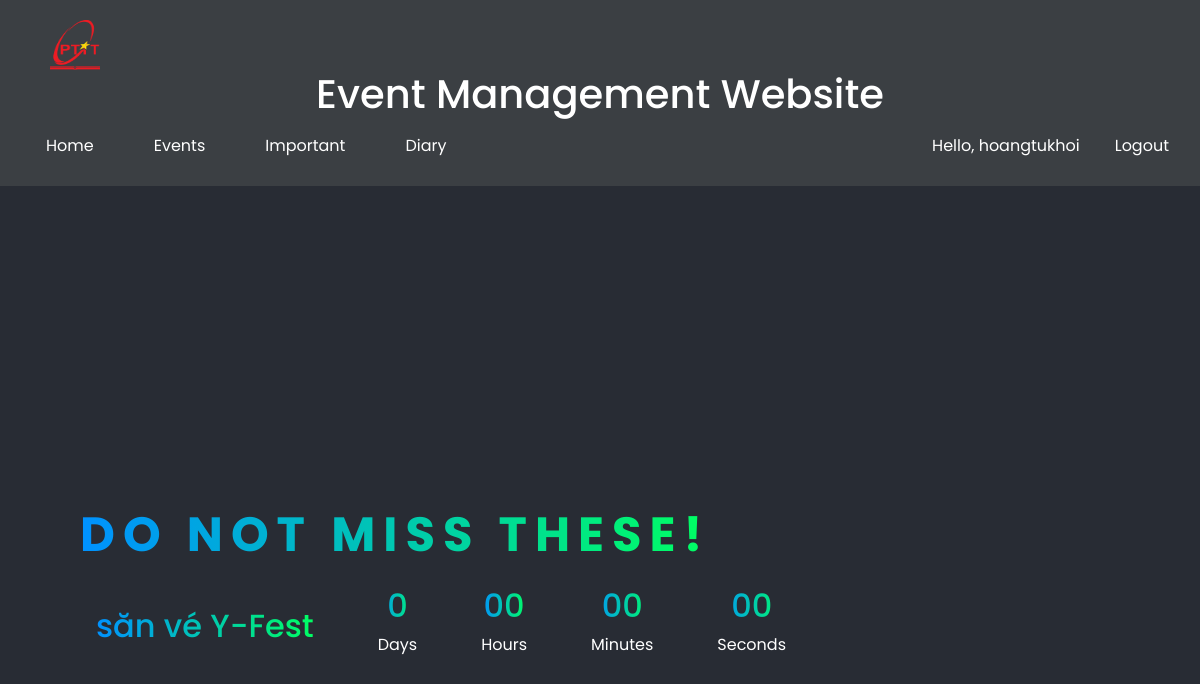
/important/ (signed in), run on an earlier commit of the app's database.
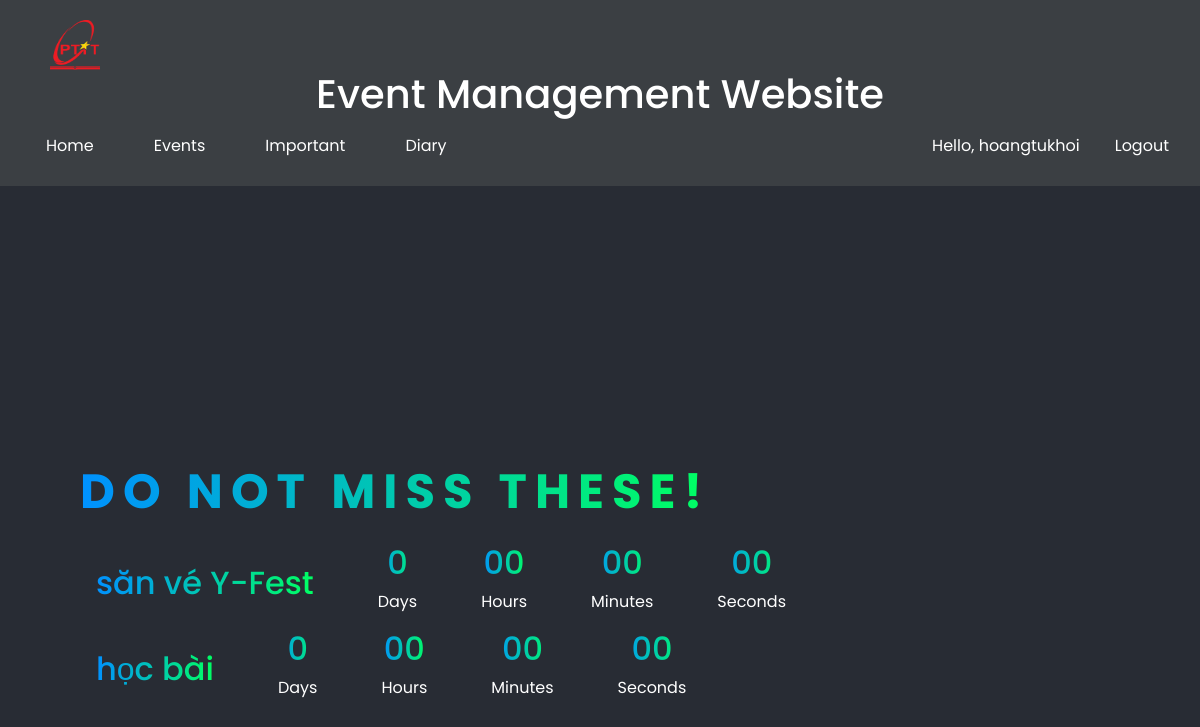
And on a later commit of the database.
### app/models.py (models this page shows, shortened)
class Reminder(models.Model):
    user = models.ForeignKey(User, on_delete=models.CASCADE, null=True)
    date = models.DateField(default=timezone.now)
    reminder = models.CharField(max_length=200)
    time = models.TimeField()
    important = models.BooleanField(default=False)
    repeat = models.CharField(
        max_length=20,
        choices=[('once', 'Once'), ('daily', 'Daily'), ('weekly', 'Weekly'),
                 ('monthly', 'Monthly'), ('yearly', 'Yearly')],
        default='once'
    )

### app/views.py (the view)
# urls.py: path('important/', views.important, name = 'important'),
def important(request):
    important_reminders = Reminder.objects.filter(important=True, user=request.user)
    return render(request, 'app/important.html', {'important_reminders': important_reminders})

### app/templates/app/important.html (shortened to what this page needs)
{% extends "app/base.html" %}
{% load static %}
{% block important %}
<link rel="stylesheet" href="{% static 'css/important.css' %}">
<div class="countdown-container">
    <div class="incoming">Do not miss these!</div>
    {% for reminder in important_reminders %}
<div class="countdown" data-date="{{ reminder.date|date:'Y-m-d' }}" data-time="{{ reminder.time|time:'H:i:s' }}">
    <h2>{{ reminder.reminder }}</h2>
    <div class="day-container">
        <h2 class="day">0</h2>
        <p>Days</p>
    </div>
    <div class="hour-container">
        <h2 class="hour">0</h2>
        <p>Hours</p>
    </div>
    <div class="minute-container">
        <h2 class="minute">0</h2>
        <p>Minutes</p>
    </div>
    <div class="second-container">
        <h2 class="second">0</h2>
        <p>Seconds</p>
    </div>
</div>
{% endfor %}
</div>
{% endblock important %}

What changed in the data, as far as the page shows it:
added Reminder: reminder "học bài"
